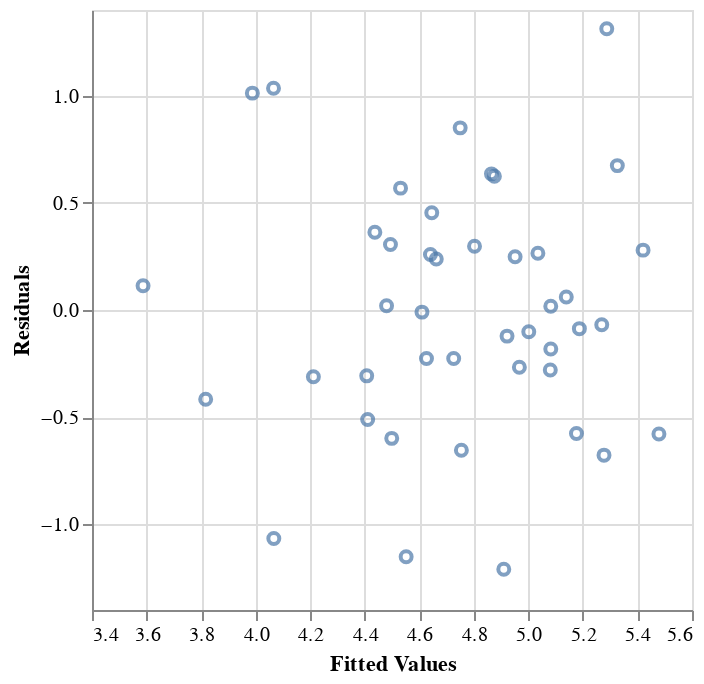

Notebook source saved alongside this figure:
### Markdown cell above
To test for equal variance, we plot the residuals against the fitted values for the model.

### Code cell
fitted_df = pd.DataFrame({
    "observed": y,
    "fitted": y - resid,
    "residuals": resid
})

alt.Chart(fitted_df).mark_point().encode(
    x=alt.X(
        "fitted",
        scale=alt.Scale(zero=False)
    ).title("Fitted Values"),
    y=alt.Y(
        "residuals",
        scale=alt.Scale(zero=False)
    ).title("Residuals")
)

### Figure 1 — Vega-Lite specification as saved in the notebook (floating-point values rounded to 4 significant figures)
{"config": {"view": {"continuousWidth": 300, "continuousHeight": 300}}, "data": {"name": "data-bd9b45cd1d69592ccc7e79a0a0b4bdc5"}, "mark": {"type": "point"}, "encoding": {"x": {"field": "fitted", "scale": {"zero": false}, "title": "Fitted Values", "type": "quantitative"}, "y": {"field": "residuals", "scale": {"zero": false}, "title": "Residuals", "type": "quantitative"}}, "$schema": "https://vega.github.io/schema/vega-lite/v5.20.1.json", "datasets": {"data-bd9b45cd1d69592ccc7e79a0a0b4bdc5": [{"observed": 4.8, "fitted": 4.494, "residuals": 0.3057}, {"observed": 4.1, "fitted": 4.407, "residuals": -0.3073}, {"observed": 5.5, "fitted": 4.865, "residuals": 0.6353}, {"observed": 5.0, "fitted": 3.988, "residuals": 1.012}, {"observed": 3.4, "fitted": 3.817, "residuals": -0.4168}, {"observed": 3.4, "fitted": 4.552, "residuals": -1.152}, {"observed": 4.9, "fitted": 5.082, "residuals": -0.1822}, {"observed": 3.7, "fitted": 3.587, "residuals": 0.1128}, {"observed": 3.9, "fitted": 4.499, "residuals": -0.599}, {"observed": 4.5, "fitted": 4.48, "residuals": 0.01996}, {"observed": 4.8, "fitted": 4.437, "residuals": 0.3628}, {"observed": 4.9, "fitted": 4.641, "residuals": 0.259}, {"observed": 3.0, "fitted": 4.067, "residuals": -1.067}, {"observed": 4.6, "fitted": 5.176, "residuals": -0.5764}, {"observed": 4.8, "fitted": 4.922, "residuals": -0.1218}, {"observed": 5.5, "fitted": 4.875, "residuals": 0.6245}, {"observed": 4.5, "fitted": 4.726, "residuals": -0.2262}, {"observed": 4.7, "fitted": 4.967, "residuals": -0.2671}, {"observed": 6.6, "fitted": 5.287, "residuals": 1.313}, {"observed": 5.1, "fitted": 5.082, "residuals": 0.01787}, {"observed": 3.9, "fitted": 4.212, "residuals": -0.3118}, {"observed": 5.7, "fitted": 5.421, "residuals": 0.2794}, {"observed": 5.1, "fitted": 5.187, "residuals": -0.08708}, {"observed": 5.2, "fitted": 4.951, "residuals": 0.2486}, {"observed": 4.9, "fitted": 5.479, "residuals": -0.5788}, {"observed": 5.2, "fitted": 5.269, "residuals": -0.06911}, {"observed": 5.1, "fitted": 4.531, "residuals": 0.5687}, {"observed": 4.6, "fitted": 4.61, "residuals": -0.009896}, {"observed": 3.9, "fitted": 4.411, "residuals": -0.5108}, {"observed": 6.0, "fitted": 5.326, "residuals": 0.6738}, {"observed": 4.9, "fitted": 5.002, "residuals": -0.1015}, {"observed": 4.1, "fitted": 4.754, "residuals": -0.6544}, {"observed": 4.9, "fitted": 4.662, "residuals": 0.2377}, {"observed": 5.1, "fitted": 4.646, "residuals": 0.4542}, {"observed": 5.2, "fitted": 5.139, "residuals": 0.06096}, {"observed": 5.6, "fitted": 4.75, "residuals": 0.85}, {"observed": 5.3, "fitted": 5.035, "residuals": 0.2651}, {"observed": 3.7, "fitted": 4.91, "residuals": -1.21}, {"observed": 4.8, "fitted": 5.08, "residuals": -0.2804}, {"observed": 4.4, "fitted": 4.626, "residuals": -0.2265}, {"observed": 5.1, "fitted": 4.066, "residuals": 1.034}, {"observed": 5.1, "fitted": 4.803, "residuals": 0.2974}, {"observed": 4.6, "fitted": 5.277, "residuals": -0.6774}]}}
